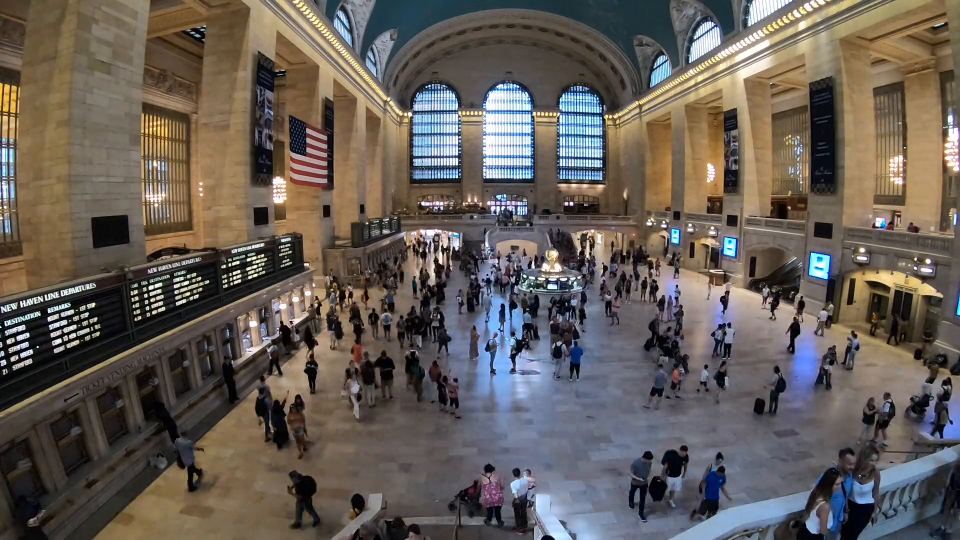
#> input picture frame 15 of Video Test/p11.mp4, 1920 x 1080 px, given in place of test_9B.mp4, which was not available (shown at 1/2 size)
$ jupyter execute --allow-errors Untitled1.ipynb
#> lines starting #> are read from the running program, lines starting #| are printed output that depends on the picture; after the words box and inside, x2 and y2 are one past the last pixel; in counts of white or black regions, pixels touching at a corner belong together; pictures that were not available may be replaced by others from this repository, and a replacement may not be noted
#> further down, frame is the input picture: shape (1080, 1920, 3); mean B, G, R 87.3, 93.6, 101.5
#> `roi = frame[y1_roi:y2_roi, x1_roi:x2_roi]`:
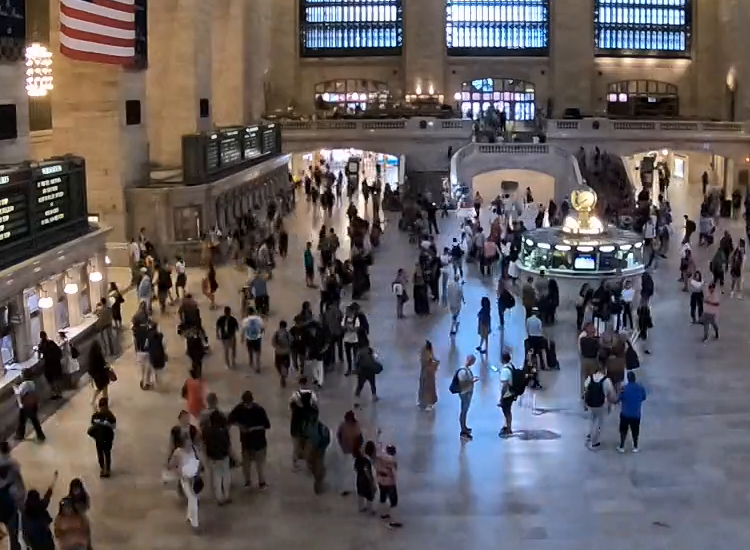
#> roi: shape (550, 750, 3); mean B, G, R 93.8, 91.8, 98
#> `cv2.rectangle(frame, (x1_roi,y1_roi), (x2_roi, y2_roi) , (255,0,0), 2)`:
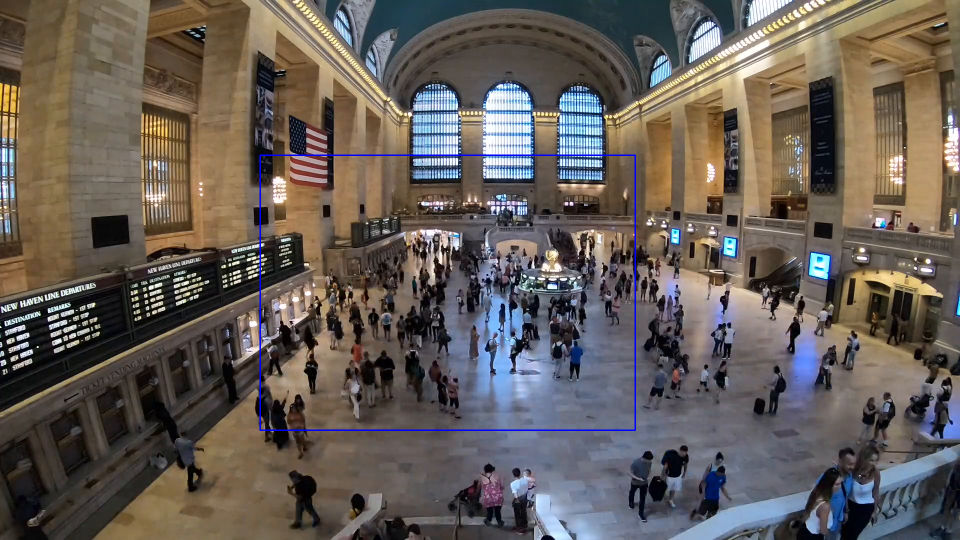
#> frame: shape (1080, 1920, 3) (shown at 1/2 size); 0.38% of pixels changed, all inside (x1, y1, x2, y2) = (519, 309, 1272, 862)
#| 550 750
#> `blob = cv2.dnn.blobFromImage(roi, 1/255.0, (416, 416), (0, 0, 0), swap..`:
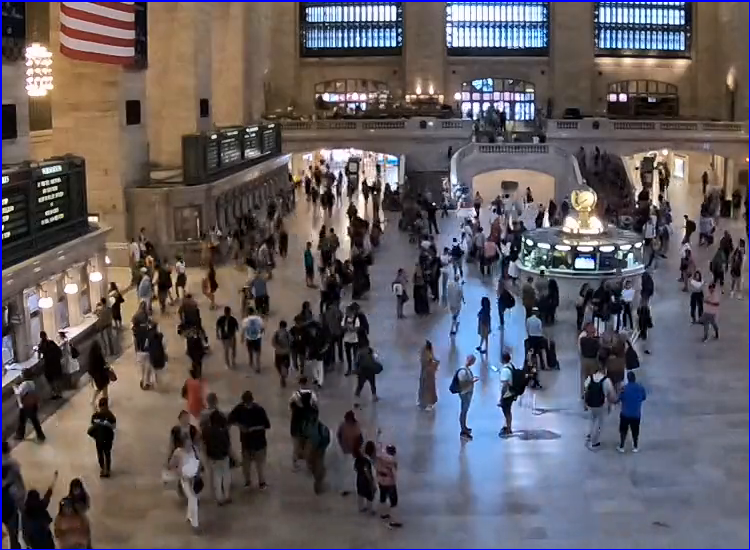
#> roi: shape (550, 750, 3); 0.94% of pixels changed, all inside (x1, y1, x2, y2) = (0, 0, 750, 550)
[cell 1]
import cv2
import numpy as np
from scipy.spatial import distance as dist
from itertools import combinations
import math
# Load Yolo
weight_path = ("weights/yolov3.weights")
cfg_path = ("cfg/yolov3.cfg")
#> (the rest of this cell did not finish here and is left out)

[cell 2]
# video baru
vids = (["Video/p.mp4",
         "Video/p1.mp4",
         "Video/p2.mp4",
         "Video/p3.mp4",
         "Video/p4.mp4",
         "Video/p5.mp4",
         "Video/p6.mp4",
         "Video/p7.mp4",
         "Video/p8.mp4",
         "Video/p9.mp4",
         "Video/p10.mp4",
         "Video/p11.mp4",
         "Video/test_9B.mp4"])

cap = cv2.VideoCapture(vids[12])
writer = None

font = cv2.FONT_HERSHEY_PLAIN


count = 0
frame_id = 0

# cm
width = 50
id_gmbr = 0
id_vid = 0
#> (the rest of this cell did not finish here and is left out)

$ run again, starting later in the video
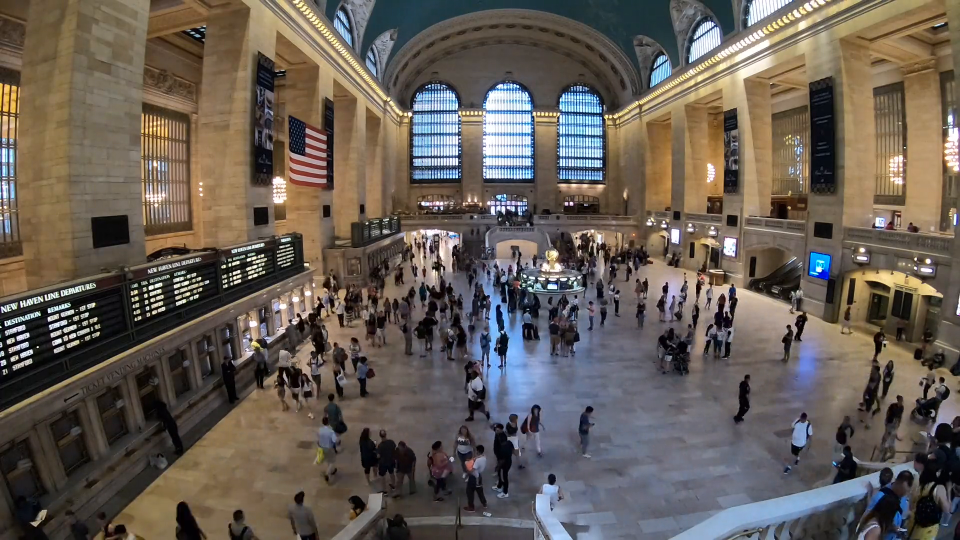
#> input picture frame 68 of Video Test/p11.mp4, 1920 x 1080 px, given in place of test_9B.mp4, which was not available (shown at 1/2 size)
#> frame is the input picture: shape (1080, 1920, 3); mean B, G, R 85, 93.1, 102
#> `cv2.rectangle(frame, (x1_roi,y1_roi), (x2_roi, y2_roi) , (255,0,0), 2)`:
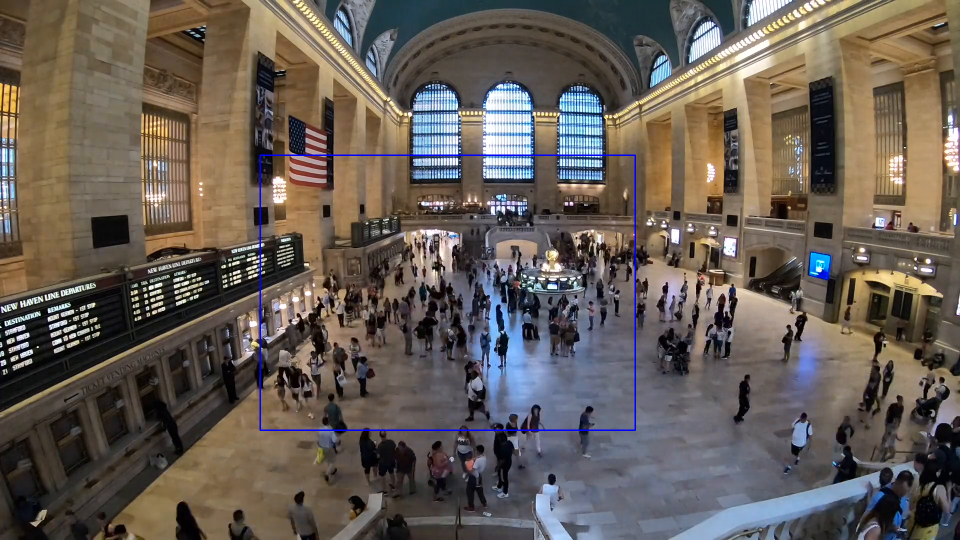
#> frame: shape (1080, 1920, 3) (shown at 1/2 size); 0.38% of pixels changed, all inside (x1, y1, x2, y2) = (519, 309, 1272, 862)
#| 550 750
#> `blob = cv2.dnn.blobFromImage(roi, 1/255.0, (416, 416), (0, 0, 0), swap..`:
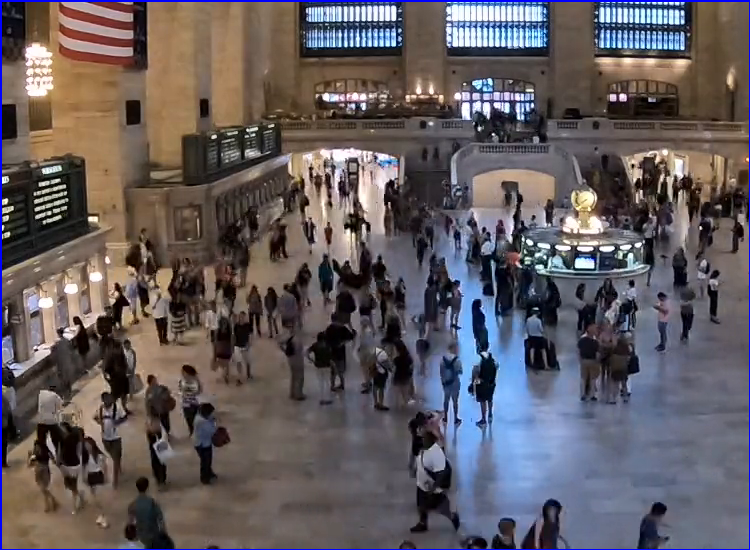
#> roi: shape (550, 750, 3); mean B, G, R 94.2, 90.7, 97.7

$ run again, starting later in the video
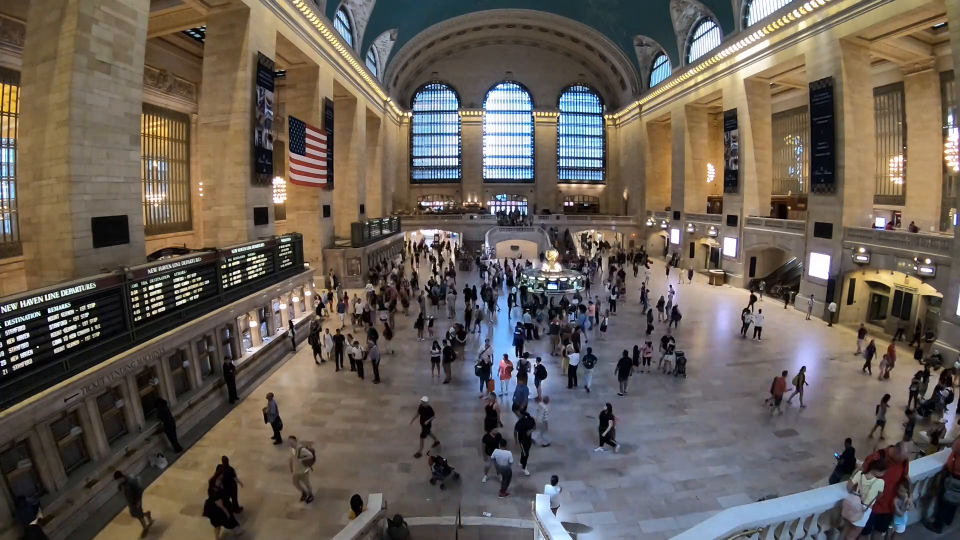
#> input picture frame 121 of Video Test/p11.mp4, 1920 x 1080 px, given in place of test_9B.mp4, which was not available (shown at 1/2 size)
#> frame is the input picture: shape (1080, 1920, 3); mean B, G, R 86.5, 94.6, 103.8
#> `cv2.rectangle(frame, (x1_roi,y1_roi), (x2_roi, y2_roi) , (255,0,0), 2)`:
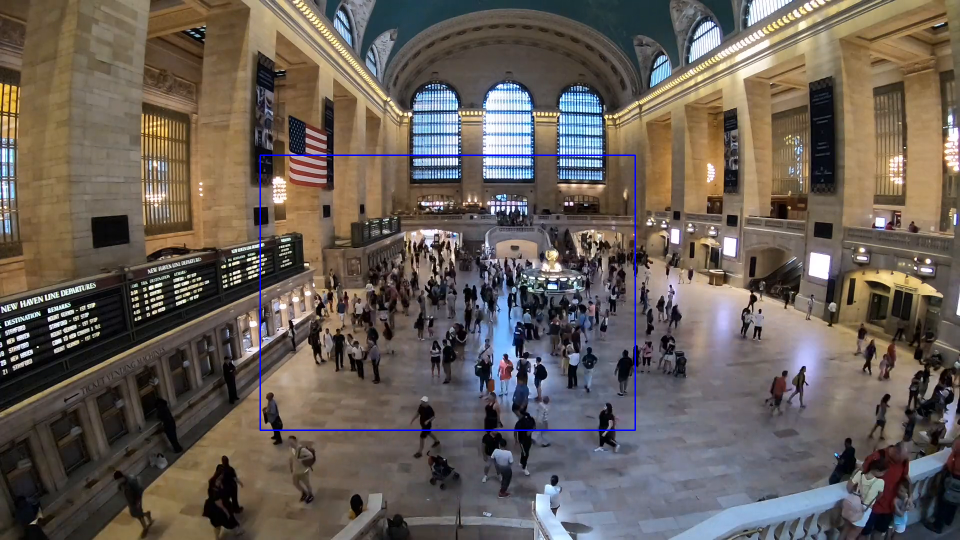
#> frame: shape (1080, 1920, 3) (shown at 1/2 size); 0.38% of pixels changed, all inside (x1, y1, x2, y2) = (519, 309, 1272, 862)
#| 550 750
#> `blob = cv2.dnn.blobFromImage(roi, 1/255.0, (416, 416), (0, 0, 0), swap..`:
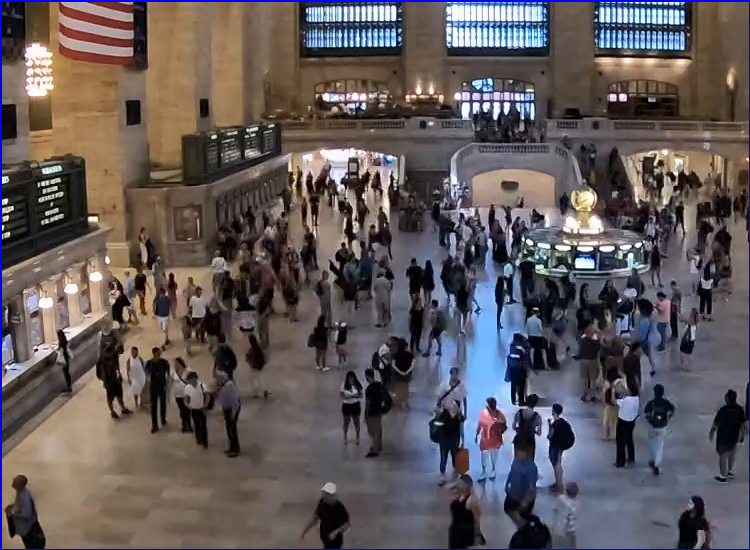
#> roi: shape (550, 750, 3); mean B, G, R 91, 88.9, 96.9
